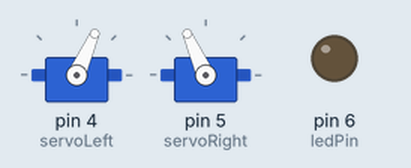
A sketch run on a simulated Arduino Uno, built with avr-gcc and run on an emulated ATmega328P. On the bench: 2 × servo, output pins drawn as LEDs (lit = HIGH). What the sketch prints to the serial monitor is not drawn.

Above: at 0.05 s.
At 0.2 s:
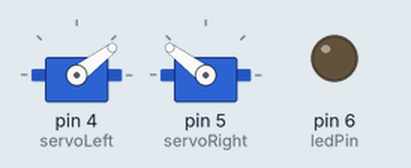
At 0.35 s:
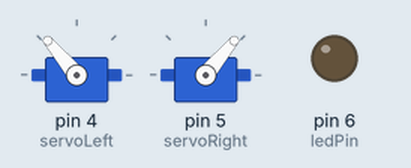
At 0.55 s:
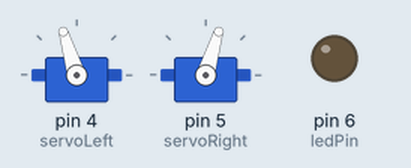
Timing chart, 0 to 3.0 s (numbered marks = the images above):
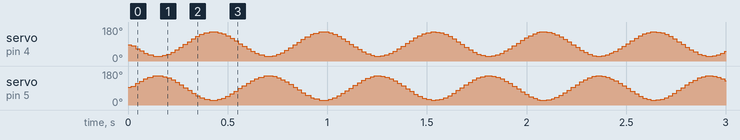

The sketch:

borboleta_bionica.ino
```cpp
// (licence header left out)
#include <Servo.h>
#include <PPMReader.h>

const byte interruptPin = 2;   // receiver PPM signal
const byte ledPin = 6;
const byte channelAmount = 8;
PPMReader ppm(interruptPin, channelAmount);

Servo servoLeft, servoRight;

const int centerAngle = 90;
const int flapAmplitude = 65;
const int maxPitchTrim = 20;

float phase = 0, perchPhase = 0, currentOffset = 0;
bool isPerchingState = false, wasFailsafe = true;

int lastPosL = 90, lastPosR = 90;
int lastChValues[8] = {1500, 1500, 1500, 1500, 1500, 1500, 1500, 1500};
const int ppmDeadband = 3;

int ledDebounceCounter = 0;
const int ledThreshold = 5;

unsigned long lastLogTime = 0;
const int logInterval = 1000;

void setup() {
  Serial.begin(115200);
  pinMode(ledPin, OUTPUT);
  digitalWrite(ledPin, LOW);

  servoLeft.attach(4, 500, 2500);   // left servo
  servoRight.attach(5, 500, 2500);  // right servo
  servoLeft.write(centerAngle);
  servoRight.write(centerAngle);

  Serial.println("--- BIONIC BUTTERFLY READY (SINE WAVE MODE) ---");
}

int readPPMFiltered(byte ch) {
  int raw = ppm.latestValidChannelValue(ch + 1, 1500);
  if (abs(raw - lastChValues[ch]) > ppmDeadband) {
    lastChValues[ch] = raw;
  }
  return lastChValues[ch];
}

void loop() {
  unsigned long ch3Raw = ppm.latestValidChannelValue(3, 0);
  bool isConnected = (ch3Raw != 0);

  if (!isConnected) {
    digitalWrite(ledPin, LOW);
    processFailsafe();
  } else {
    int steering = readPPMFiltered(0);
    int elevator = readPPMFiltered(1);
    int throttle = readPPMFiltered(2);
    int ch5Trim   = readPPMFiltered(4);
    int rawCh6    = readPPMFiltered(5);
    int ch7Switch = readPPMFiltered(6);
    int ch8Raw    = readPPMFiltered(7);

    if (ch8Raw > 1550) { if (ledDebounceCounter < ledThreshold) ledDebounceCounter++; }
    else if (ch8Raw < 1450) { if (ledDebounceCounter > 0) ledDebounceCounter--; }
    digitalWrite(ledPin, (ledDebounceCounter >= ledThreshold) ? HIGH : LOW);

    int steerValue = (abs(steering - 1500) > 10) ? map(steering, 900, 2100, -15, 15) : 0;
    int finalSteer = steerValue + map(ch5Trim, 1000, 2000, -15, 15);
    int elevOffset = (abs(elevator - 1500) > 10) ? map(elevator, 900, 2100, -15, 15) : 0;
    int pitchTrim = map(rawCh6, 1000, 2000, -maxPitchTrim, maxPitchTrim);

    if (throttle > 1100) isPerchingState = false;
    else if (ch7Switch > 1600 && throttle < 1100) isPerchingState = true;
    if (ch7Switch < 1400) isPerchingState = false;

    if (isPerchingState) {
      updateCurrentOffsetPerch(rawCh6);
    } else if (throttle < 1050) {
      updateCurrentOffsetGlide();
    } else {
      updateCurrentOffsetSine(throttle);
    }

    int outL = centerAngle + (int)currentOffset + finalSteer + elevOffset + pitchTrim;
    int outR = centerAngle - (int)currentOffset + finalSteer - elevOffset - pitchTrim;

    updateServos(outL, outR);
  }

  if (millis() - lastLogTime > logInterval) {
    lastLogTime = millis();
    if (isConnected) {
      Serial.print("[CONNECTED] CH3: "); Serial.print(lastChValues[2]);
      Serial.print(" | LED: "); Serial.println(digitalRead(ledPin) ? "ON" : "OFF");
    } else {
      Serial.println("[!] WARNING: NO SIGNAL DETECTED");
    }
  }
  delay(4);
}


void updateCurrentOffsetSine(int throttle) {

  if (wasFailsafe) { phase = PI; wasFailsafe = false; }

  float speedFactor = map(throttle, 1050, 2000, 60, 100) / 1000.0;
  phase += speedFactor;
  if (phase >= 2 * PI) phase -= 2 * PI;


  currentOffset = sin(phase) * flapAmplitude;
}


void updateCurrentOffsetPerch(int rawCh6) {
  wasFailsafe = true;
  float maxUpAngle = map(rawCh6, 1000, 2000, 30, 60);
  perchPhase += 0.01;
  float goalAngle = maxUpAngle + (sin(perchPhase) * 20.0) - 20.0;
  if (abs(currentOffset - goalAngle) > 0.5) currentOffset += (currentOffset < goalAngle) ? 1.5 : -1.5;
}

void updateCurrentOffsetGlide() {
  wasFailsafe = true;
  if (currentOffset < 0) currentOffset += 2.0;
  else if (currentOffset > 0) currentOffset -= 2.0;
  if (abs(currentOffset) < 2.5) currentOffset = 0;
}

void processFailsafe() {
  if (currentOffset < 0) currentOffset += 1.5;
  else if (currentOffset > 0) currentOffset -= 1.5;
  if (abs(currentOffset) < 1.5) currentOffset = 0;
  updateServos(centerAngle + (int)currentOffset, centerAngle - (int)currentOffset);
  wasFailsafe = true;
}

void updateServos(int targetL, int targetR) {
  targetL = constrain(targetL, 5, 175);
  targetR = constrain(targetR, 5, 175);
  if (abs(targetL - lastPosL) >= 1) { servoLeft.write(targetL); lastPosL = targetL; }
  if (abs(targetR - lastPosR) >= 1) { servoRight.write(targetR); lastPosR = targetR; }
}
```
